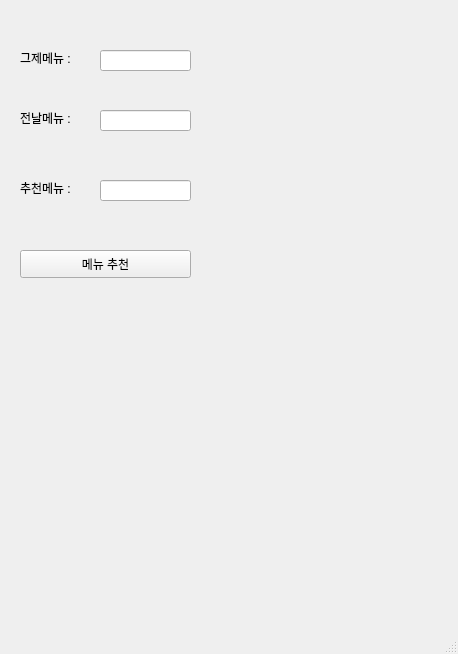
<?xml version="1.0" encoding="UTF-8"?>
<ui version="4.0">
 <class>MainWindow</class>
 <widget class="QMainWindow" name="MainWindow">
  <property name="geometry">
   <rect>
    <x>0</x>
    <y>0</y>
    <width>458</width>
    <height>654</height>
   </rect>
  </property>
  <property name="windowTitle">
   <string>MainWindow</string>
  </property>
  <widget class="QWidget" name="centralwidget">
   <widget class="QLabel" name="lbl_mine">
    <property name="geometry">
     <rect>
      <x>20</x>
      <y>50</y>
      <width>71</width>
      <height>16</height>
     </rect>
    </property>
    <property name="text">
     <string>그제메뉴 :</string>
    </property>
   </widget>
   <widget class="QLabel" name="lbl_com">
    <property name="geometry">
     <rect>
      <x>20</x>
      <y>180</y>
      <width>71</width>
      <height>16</height>
     </rect>
    </property>
    <property name="text">
     <string>추천메뉴 : </string>
    </property>
   </widget>
   <widget class="QLineEdit" name="le">
    <property name="geometry">
     <rect>
      <x>100</x>
      <y>50</y>
      <width>91</width>
      <height>21</height>
     </rect>
    </property>
   </widget>
   <widget class="QLineEdit" name="le_recom">
    <property name="geometry">
     <rect>
      <x>100</x>
      <y>180</y>
      <width>91</width>
      <height>21</height>
     </rect>
    </property>
   </widget>
   <widget class="QPushButton" name="pb">
    <property name="geometry">
     <rect>
      <x>20</x>
      <y>250</y>
      <width>171</width>
      <height>28</height>
     </rect>
    </property>
    <property name="text">
     <string>메뉴 추천</string>
    </property>
   </widget>
   <widget class="QLineEdit" name="le_2">
    <property name="geometry">
     <rect>
      <x>100</x>
      <y>110</y>
      <width>91</width>
      <height>21</height>
     </rect>
    </property>
   </widget>
   <widget class="QLabel" name="lbl_mine_2">
    <property name="geometry">
     <rect>
      <x>20</x>
      <y>110</y>
      <width>71</width>
      <height>16</height>
     </rect>
    </property>
    <property name="text">
     <string>전날메뉴 :</string>
    </property>
   </widget>
  </widget>
  <widget class="QMenuBar" name="menubar">
   <property name="geometry">
    <rect>
     <x>0</x>
     <y>0</y>
     <width>458</width>
     <height>26</height>
    </rect>
   </property>
  </widget>
  <widget class="QStatusBar" name="statusbar"/>
 </widget>
 <resources/>
 <connections/>
</ui>
